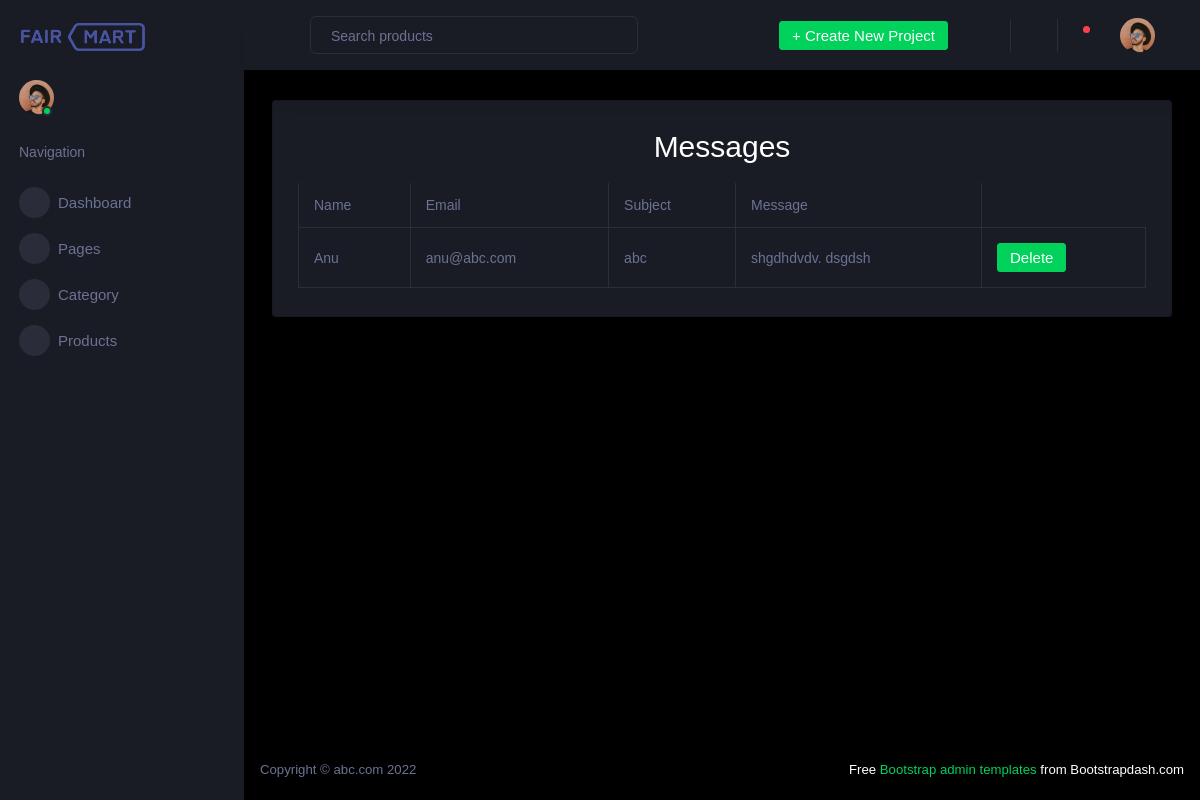
The page /Backend/Msgdisplay/ on the database its author committed.
### Backend/models.py (models this page shows)
class Contactdb(models.Model):
    Name = models.CharField(max_length=100,null=True,blank=True)
    Email = models.EmailField(max_length=100,null=True,blank=True)
    Subject = models.CharField(max_length=100,null=True,blank=True)
    Message = models.CharField(max_length=100,null=True,blank=True)

### Backend/views.py (the view)
# urls.py: path('Msgdisplay/',views.Msgdisplay,name="Msgdisplay"),
def Msgdisplay(request):
    data = Contactdb.objects.all()
    return render(request,'Contact_Msg.html',{'data':data})

### Backend/templates/Contact_Msg.html (shortened to what this page needs)
<!DOCTYPE html>
{% extends 'index.html' %}
{% block content %}
<html lang="en">
<head>
</head>
<body>
    <div class="card">
                  <div class="card-body">
                    <h2 class="card-title"><center>Messages</center></h2>
                    <div class="table-responsive">
                      <table class="table table-bordered">
                        <thead>
                          <tr>
                            <th> Name </th>
                            <th> Email </th>
                            <th> Subject </th>
                            <th> Message </th>
                          </tr>
                        </thead>
                        <tbody>
                          {% for d in data %}
                          <tr>
                            <td>{{d.Name}}</td>
                            <td>{{d.Email}}</td>
                            <td>{{d.Subject}}</td>
                            <td>{{d.Message}}</td>
                            <td>
                              <form action="{% url 'DeleteMsg' dataid=d.id %}">
                              <button type="submit" class="btn btn-success btn-md">Delete</button>
                              </form>
                            </td>
                          </tr>
                         {% endfor %}
                        </tbody>
                      </table>
                    </div>
                  </div>
                </div>
</body>
</html>
{% endblock %}

### rows shown on the page
Contactdb: Name "Anu", Email "anu@abc.com", Subject "abc", Message "shgdhdvdv. dsgdsh"
